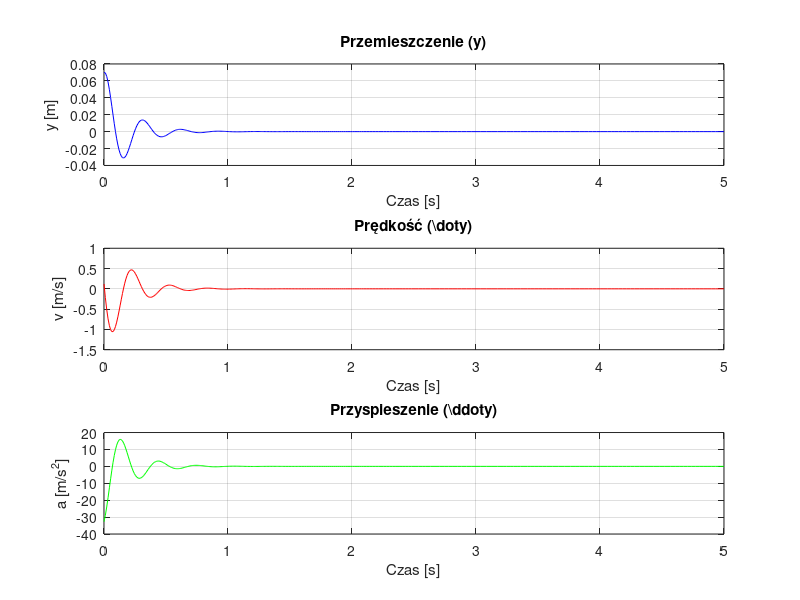

The MATLAB source for this figure:
%MODEL parameters
m=0.791;
c=8.3872;
k = 355.5994;

A= [0 1; -k/m -c/m];
x0=[0.07; 0.12];
tspan = [ 0 5];
[t, x] = ode45(@(t,x) A*x, tspan, x0); %

displacement = x(:,1);                       % x1(t)
velocity = x(:,2);                           % x2(t)
acceleration = (-c/m) * x(:,2) + (-k/m) * x(:,1);   % 

% WYKRESY
figure;

subplot(3,1,1);
plot(t, displacement, 'b');
title('Przemieszczenie (y)');
xlabel('Czas [s]');
ylabel('y [m]');
grid on;

subplot(3,1,2);
plot(t, velocity, 'r');
title('Prędkość (\dot{y})');
xlabel('Czas [s]');
ylabel('v [m/s]');
grid on;

subplot(3,1,3);
plot(t, acceleration, 'g');
title('Przyspieszenie (\ddot{y})');
xlabel('Czas [s]');
ylabel('a [m/s^2]');
grid on;
